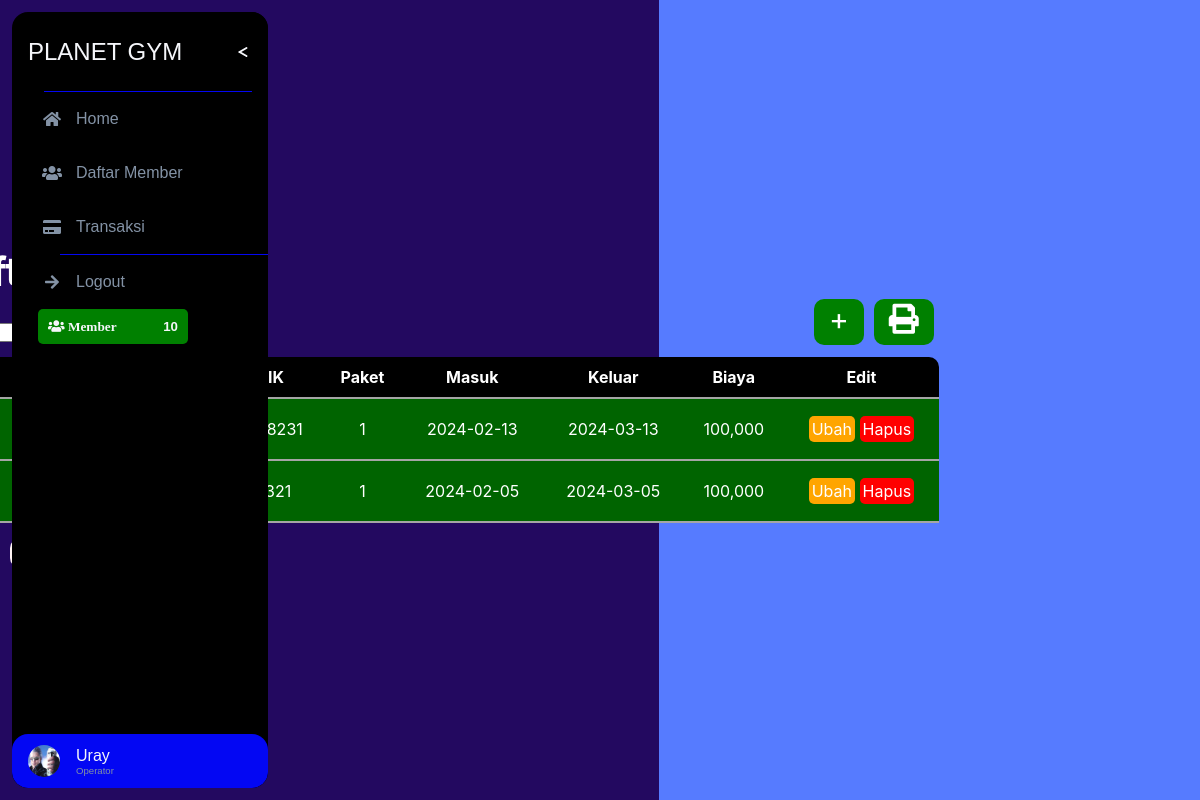
Screenshot of /halaman/utama.php?page=member&halaman=3 (signed in) with the database file from the repository.
### tables this page shows
CREATE TABLE `petugas` (
  `id` int(11) NOT NULL,
  `id_kar` int(11) NOT NULL,
  `foto` varchar(255) NOT NULL,
  `nama` varchar(100) NOT NULL,
  `password` varchar(255) NOT NULL,
  `email` varchar(100) NOT NULL,
  `tgl_lahir` date NOT NULL,
  `wkt_msk` datetime NOT NULL,
  `wkt_klr` datetime NOT NULL,
  `petugas` varchar(8) NOT NULL
);

CREATE TABLE `member` (
  `id_member` int(11) NOT NULL,
  `nama` varchar(100) NOT NULL,
  `gender` varchar(10) NOT NULL,
  `NIK` bigint(17) NOT NULL,
  `paket` varchar(8) NOT NULL,
  `tgl_msk` date NOT NULL,
  `tgl_klr` date NOT NULL,
  `biaya` varchar(10) NOT NULL
);

### fungsi/fungsi.php (called while the page is built, shortened)
<?php
 $my = mysqli_connect("localhost","root","Mindyourhead77","gymme");
 function query($query){
    global $my;
    $hasil = mysqli_query($my,$query);
    $row = mysqli_fetch_all($hasil,MYSQLI_ASSOC);
    return $row;
 }
?>

### halaman/daftar_member.php (the view, shortened to what this page needs)
<?php
require "../fungsi/fungsi.php";
$JmlHlmDt = 4;
$JmlDT = count(query("SELECT * FROM member"));
$JMLHlm = ceil($JmlDT/$JmlHlmDt);
$HlmAktf = (isset($_GET['halaman'])) ? $_GET['halaman'] : 1;
$awal = ($JmlHlmDt * $HlmAktf)- $JmlHlmDt;
$data = query("SELECT * FROM member ORDER BY tgl_klr DESC LIMIT $awal, $JmlHlmDt ");
?>
<!DOCTYPE html>
<html lang="en">
  <head>
  </head>
  <body>
    <h3>Daftar Member</h3>
  <div class="slideup">
    <form action="" method="post">
      <button type="submit" name="cari">cari</button>
    </form>
    <ul class="edit">
      <li>
      <a class="edit1" href="utama.php?page=register_m">+</a><br /><br />
      </li>
      <li >
      <a class="edit1" target="_blank" href="../laporan/laporan_member.php"><i class="fa fa-print"></i></a>
      </li>
    </ul>
    <div >
      <table class="table">
        <tr class="th">
          <th style="border-radius: 10px 0 0 0;">id</th>
          <th>nama</th>
          <th>kelamin</th>
          <th>NIK</th>
          <th>paket</th>
          <th>masuk</th>
          <th>keluar</th>
          <th>biaya</th>
          <th style="border-radius: 0 10px 0 0;">edit</th>
        </tr>
        <?php foreach($data as $d): ?>
        <?php if(date("Y-m-d") == $d['tgl_klr'] ): ?>
        <tr class="red">
        <?php elseif( date("Y-m-d") != $d['tgl_klr'] ): ?>
        <tr class="green">
        <?php endif; ?>
          <td><?= $d['id_member'] ?></td>
          <td><?= $d['nama'] ?></td>
          <td><?= $d['gender'] ?></td>
          <td><?= $d['NIK'] ?></td>
          <td><?= $d['paket'] ?></td>
          <td><?= $d['tgl_msk'] ?></td>
          <td><?= $d['tgl_klr'] ?></td>
          <td><?= number_format($d['biaya']) ?></td>
          <td>
            <a class="ubah" href="utama.php?page=ubah_m&id=<?php echo $d['id_member'] ?>" >ubah</a>
            <a class="hapus" href="../fungsi/hapus.php?id=<?php echo $d['id_member'] ?>" onclick="return confirm('anda yakin?')" >hapus</a>
          </td>
        </tr>
        <?php endforeach; ?>
      </table><br>
       <?php if($JMLHlm == 1 || $JmlHlmDt < 4 ): ?>
          <p></p>
        <?php else : ?>
          <?php for($i = 1; $i <= $JMLHlm; $i++) : ?>
              <?php if($i == $HlmAktf) : ?>
                  <a class="ges" href="utama.php?page=member&halaman=<?php echo $i; ?>" ><?php echo $i; ?></a>
              <?php else : ?>
                  <a class="geser" href="utama.php?page=member&halaman=<?php echo $i; ?>" ><?php echo $i; ?></a>
              <?php endif; ?>
          <?php endfor; ?>
       <?php endif; ?>
    </div>
  </div>
  </body>
</html>

### halaman/utama.php (shortened to what this page needs)
<?php
$ids = $_SESSION['ids'];
$my = mysqli_connect("localhost","root","Mindyourhead77","gymme");
$query = mysqli_query($my,"SELECT * FROM petugas WHERE id_kar='$ids'");
$data = mysqli_fetch_all($query,MYSQLI_ASSOC);
$dm = mysqli_query($my,"SELECT * FROM member ");
?>
<!DOCTYPE html>
<html>
<head>
  <link rel="stylesheet" href="style/style.css">
  <link rel="stylesheet" href="https://use.fontawesome.com/releases/v5.2.0/css/all.css" />
    <link rel="stylesheet" href="https://use.fontawesome.com/releases/v5.2.0/css/fontawesome.css" />
</head>
<body>
  <?php foreach($data as $dta): ?>
   <?php $nama = explode(" ",$dta['nama']);?>
	<div class= 'container'>
        <div class="container_outer_img">
          <div class="img-inner">
            <?php
             if(isset($_GET['page'])){
              $page = $_GET['page'];
              switch ($page) {
                case 'member':
                  include "daftar_member.php";
                  break;
              }
             }
            ?>
          </div>
        </div>
  </div>
<div id="nav-bar" >
  <div id="nav-header"><a id="nav-title" href="utama.php" target="_self">PLANET GYM</a>
    <label for="nav-toggle"><span id="nav-toggle-burger"></span></label>
    <hr/>
  </div>
  <div id="nav-content">
    <div class="nav-button" ><i class="fas fa-home"></i><span><a href="utama.php">Home</a></span></div>
      <div class="nav-button"><i class="fas fa-users"></i><span><a href="utama.php?page=member">daftar member</a></span></div>
    <div class="nav-button"><i class="fas fa-credit-card"></i><span><a href="utama.php?page=transaksi">transaksi</a></span></div>
    <hr/>
    <div class="nav-button"><i class="fas fa-arrow-right"></i><span><a href="../fungsi/logout.php" onclick="return confirm('anda yakin sudah selesai kerjanya?')">Logout</a></span></div>
      <div class="data">
          <div class="member">
            <h5 style="float: right;"> <?= mysqli_num_rows($dm) ?></h5>
            <h5 style="float: left;"><i class="fas fa-users"> member</i></h5>
          </div>
      </div>
  </div>
  <div id="nav-footer">
    <div id="nav-footer-heading">
      <div id="nav-footer-avatar"><img src="../foto_karyawan/<?= $dta['foto'] ?>"/></div>
      <div id="nav-footer-titlebox">
      <a id="nav-footer-title" target="_blank"><?= $nama[0] ?></a>
      <span id="nav-footer-subtitle"><?= $dta['petugas'] ?></span>
    </div>
    </div>
  </div>
</div>
<?php endforeach; ?>
  </body>
</html>

### halaman/daftar_member.php (style rules this page uses)
* { margin: 0; padding: 0; }
form { position: absolute; z-index: 1; margin-top: 20px; }
.edit { margin-left: 875px ; z-index:2; list-style: none; display: flex; }
.edit1 { background-color: green; text-decoration: none; color: white; padding:2px 15px 8px 15px; border-radius: 10px; font-size: 30px; margin-right: 10px; text-decoration: none; }
.green { background-color: darkgreen; }

### rows the page displays
petugas: foto (picture), nama "Uray", petugas "Operator"
member: NIK "9328231", paket "1", tgl_msk "2024-02-13", tgl_klr "2024-03-13", biaya "100,000"
member: NIK "31321", paket "1", tgl_msk "2024-02-05", tgl_klr "2024-03-05", biaya "100,000"
